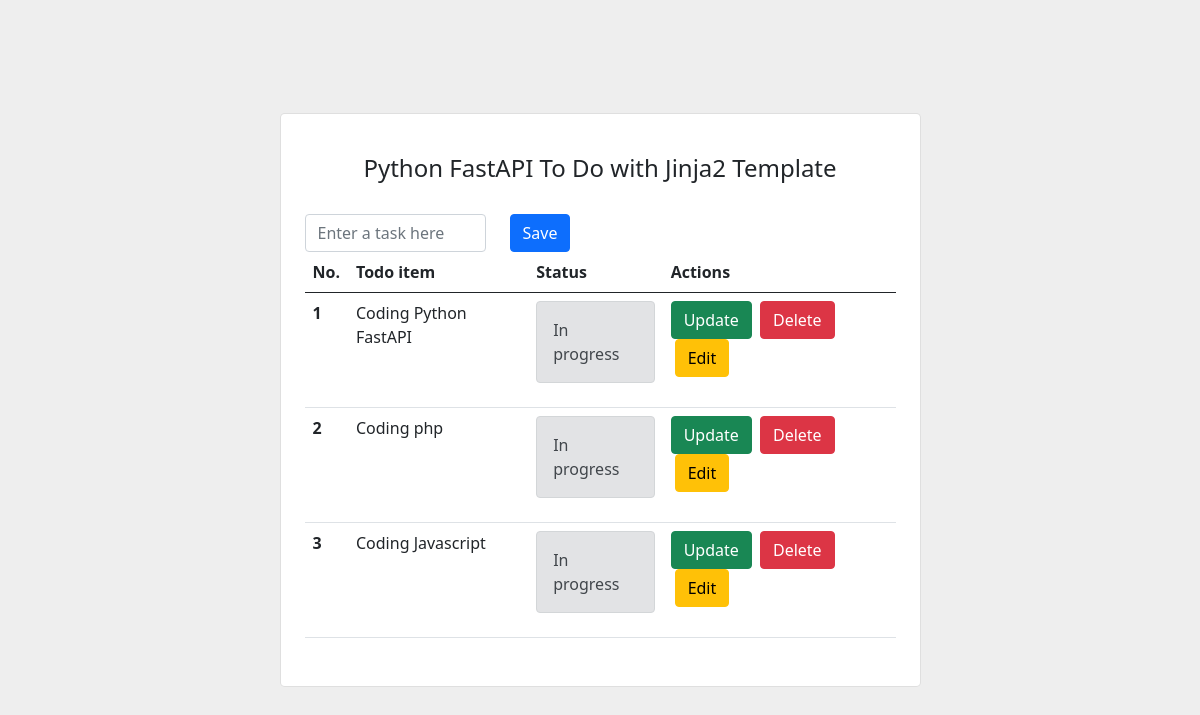
The app's page /, older data.
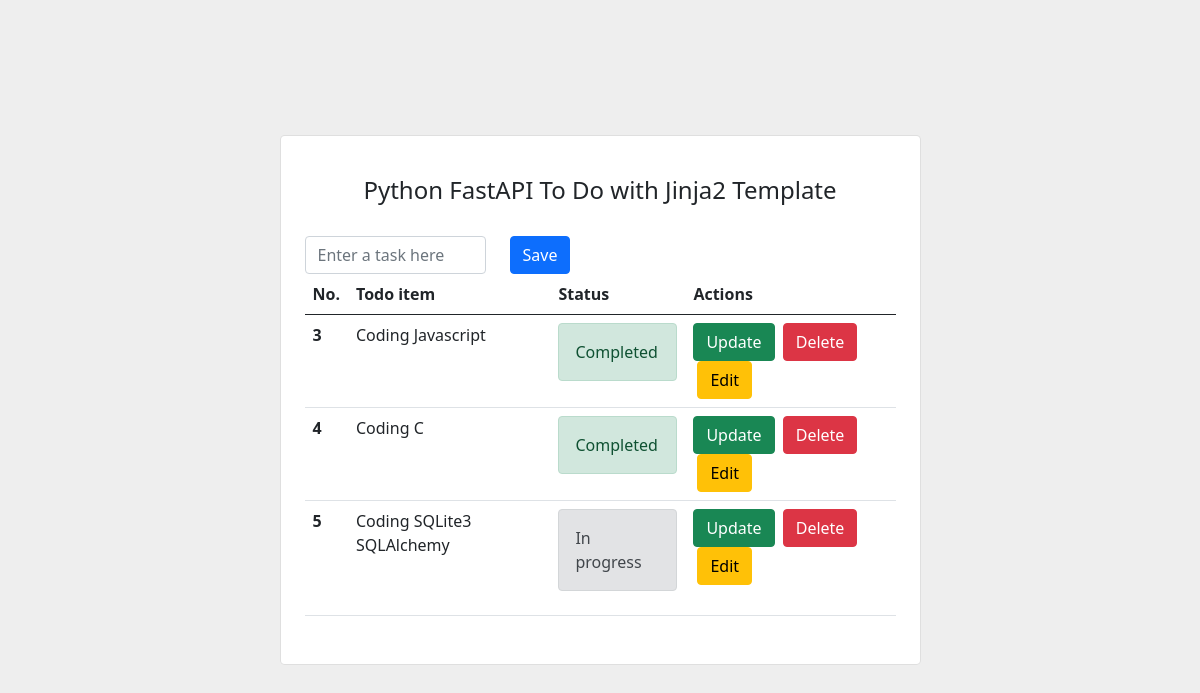
The same page, newer data.
### models.py (models this page shows)
class Todo(Base):
    __tablename__ = "todos"
    id = Column(Integer, primary_key=True, index=True)
    title = Column(String)
    complete = Column(Boolean, default=False)

### main.py (the view)
@app.get("/")
def home(request: Request, db: Session = Depends(get_db)):
    todos = db.query(models.Todo).all()
    return templates.TemplateResponse("index.html",
                                      {"request": request, "todo_list": todos})

### templates/index.html (shortened to what this page needs)
<!DOCTYPE html>
<html lang="en">
    <head>
        <link rel="stylesheet" href="https://cdn.jsdelivr.net/npm/bootstrap@5.0.2/dist/css/bootstrap.min.css">
    </head>
    <body>
        <section class="vh-100" style="background-color: #eee;">
            <div class="container py-5 h-100">
                <div class="row d-flex justify-content-center align-items-center h-100">
                    <div class="col col-lg-9 col-xl-7">
                        <div class="card rounded-3">
                            <div class="card-body p-4">
                                <h4 class="text-center my-3 pb-3">Python FastAPI To Do with Jinja2 Template</h4>
                                <form class="row" action="/add" method="post">
                                    <div class="col-4">
                                        <div class="form-outline">
                                            <input type="text" id="title" name="title" class="form-control" placeholder="Enter a task here"/>
                                        </div>
                                    </div>
                                    <div class="col-6">
                                        <button type="submit" class="btn btn-primary">Save</button>
                                    </div>
                                </form>
                                <table class="table mb-4">
                                    <thead>
                                        <tr>
                                            <th scope="col">No.</th>
                                            <th scope="col">Todo item</th>
                                            <th scope="col">Status</th>
                                            <th scope="col">Actions</th>
                                        </tr>
                                    </thead>
                                    <tbody>
                                        {% for todo in todo_list %}
                                        <tr>
                                            <th scope="row">{{ todo.id}}</th>
                                            <td>{{ todo.title }}</td>
                                            <td>
                                                {% if todo.complete == False %}
                                                <div class="alert alert-secondary" role="alert">In progress</div>
                                                {% else %}
                                                <div class="alert alert-success" role="alert">Completed</div>
                                                {% endif %}
                                            </td>
                                            <td>
                                                <a class="btn btn-success" href="/update/{{ todo.id }}">Update</a>
                                                <a class="btn btn-danger ms-1" href="/delete/{{ todo.id }}">Delete</a>
                                                <a class="btn btn-warning ms-1" href="/edit/{{ todo.id }}">Edit</a>
                                            </td>
                                        </tr>
                                        {% endfor %}
                                    </tbody>
                                </table>
                            </div>
                        </div>
                    </div>
                </div>
            </div>
        </section>
    </body>
</html>

Row changes from the older to the newer data that the page shows:
removed Todo: id "1", title "Coding Python FastAPI", complete "In progress"
removed Todo: id "2", title "Coding php", complete "In progress"
changed Todo "Coding Javascript": complete "In progress" → "Completed"
added Todo: id "4", title "Coding C", complete "Completed"
added Todo: id "5", title "Coding SQLite3 SQLAlchemy", complete "In progress"
